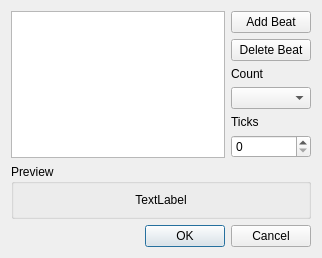
<?xml version="1.0" encoding="UTF-8"?>
<ui version="4.0">
 <class>complexCountDialog</class>
 <widget class="QDialog" name="complexCountDialog">
  <property name="geometry">
   <rect>
    <x>0</x>
    <y>0</y>
    <width>322</width>
    <height>251</height>
   </rect>
  </property>
  <property name="windowTitle">
   <string>Edit Complex Measure Count</string>
  </property>
  <layout class="QVBoxLayout" name="verticalLayout_2">
   <item>
    <layout class="QHBoxLayout" name="horizontalLayout_2">
     <item>
      <widget class="QListWidget" name="beatList">
       <property name="editTriggers">
        <set>QAbstractItemView::NoEditTriggers</set>
       </property>
       <property name="showDropIndicator" stdset="0">
        <bool>false</bool>
       </property>
      </widget>
     </item>
     <item>
      <layout class="QVBoxLayout" name="verticalLayout">
       <item>
        <widget class="QPushButton" name="addButton">
         <property name="text">
          <string>Add Beat</string>
         </property>
        </widget>
       </item>
       <item>
        <widget class="QPushButton" name="deleteButton">
         <property name="text">
          <string>Delete Beat</string>
         </property>
        </widget>
       </item>
       <item>
        <widget class="QLabel" name="label_2">
         <property name="text">
          <string>Count</string>
         </property>
        </widget>
       </item>
       <item>
        <widget class="QComboBox" name="countBox"/>
       </item>
       <item>
        <widget class="QLabel" name="label_3">
         <property name="text">
          <string>Ticks</string>
         </property>
        </widget>
       </item>
       <item>
        <widget class="QSpinBox" name="numTicksSpinBox"/>
       </item>
       <item>
        <spacer name="verticalSpacer">
         <property name="orientation">
          <enum>Qt::Vertical</enum>
         </property>
         <property name="sizeHint" stdset="0">
          <size>
           <width>20</width>
           <height>40</height>
          </size>
         </property>
        </spacer>
       </item>
      </layout>
     </item>
    </layout>
   </item>
   <item>
    <widget class="QGroupBox" name="groupBox">
     <property name="title">
      <string>Preview</string>
     </property>
     <layout class="QHBoxLayout" name="horizontalLayout">
      <item>
       <widget class="QLabel" name="previewText">
        <property name="autoFillBackground">
         <bool>false</bool>
        </property>
        <property name="frameShape">
         <enum>QFrame::NoFrame</enum>
        </property>
        <property name="frameShadow">
         <enum>QFrame::Sunken</enum>
        </property>
        <property name="text">
         <string>TextLabel</string>
        </property>
        <property name="alignment">
         <set>Qt::AlignCenter</set>
        </property>
        <property name="wordWrap">
         <bool>true</bool>
        </property>
        <property name="textInteractionFlags">
         <set>Qt::NoTextInteraction</set>
        </property>
       </widget>
      </item>
     </layout>
    </widget>
   </item>
   <item>
    <widget class="QDialogButtonBox" name="buttonBox">
     <property name="orientation">
      <enum>Qt::Horizontal</enum>
     </property>
     <property name="standardButtons">
      <set>QDialogButtonBox::Cancel|QDialogButtonBox::Ok</set>
     </property>
    </widget>
   </item>
  </layout>
 </widget>
 <resources/>
 <connections>
  <connection>
   <sender>buttonBox</sender>
   <signal>accepted()</signal>
   <receiver>complexCountDialog</receiver>
   <slot>accept()</slot>
   <hints>
    <hint type="sourcelabel">
     <x>248</x>
     <y>254</y>
    </hint>
    <hint type="destinationlabel">
     <x>157</x>
     <y>274</y>
    </hint>
   </hints>
  </connection>
  <connection>
   <sender>buttonBox</sender>
   <signal>rejected()</signal>
   <receiver>complexCountDialog</receiver>
   <slot>reject()</slot>
   <hints>
    <hint type="sourcelabel">
     <x>316</x>
     <y>260</y>
    </hint>
    <hint type="destinationlabel">
     <x>286</x>
     <y>274</y>
    </hint>
   </hints>
  </connection>
 </connections>
</ui>
